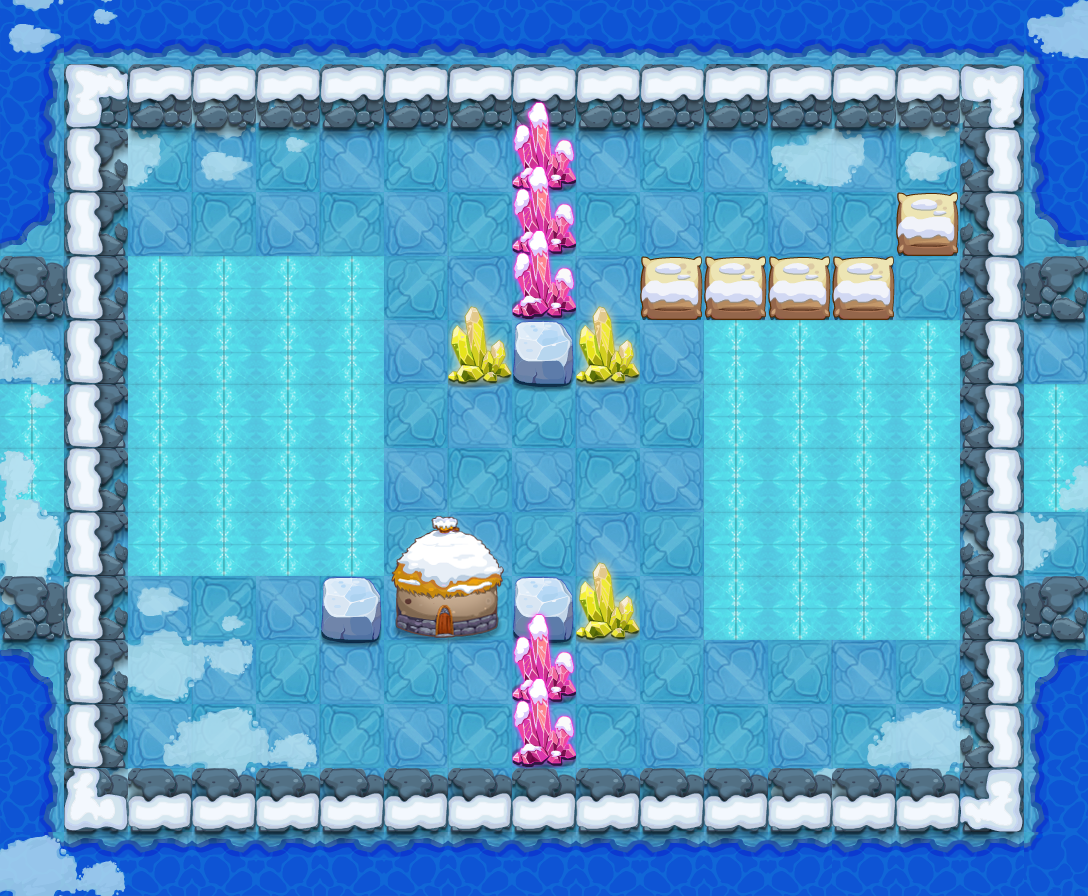

A 2D game scene composited from a Tiled map and its tileset images. What follows is a short description and the map's XML, with each tile layer's data collapsed to a summary:
An orthogonal 17x14 tile map with 64x64 px tiles, 14 tile layers (PASS, 块层 2, 块层 17, 块层 16, ...) and 10 objects (6x TRAP, 3x xebjx2, PLAYER).

<map version="1.0" orientation="orthogonal" width="17" height="14" tilewidth="64" tileheight="64">
 <properties>
  <property name="DESTRY1" value="96" />
  <property name="DESTRY2" value="98" />
  <property name="DESTRY3" value="219" />
  <property name="DESTRY4" value="119" />
  <property name="DESTRY_COUNT" value="4" />
  <property name="EXP" value="1325" />
  <property name="ITEM" value="D052" />
  <property name="LOSE_SCRIPT" value="" />
  <property name="MONEY" value="1988" />
  <property name="START_SCRIPT" value="" />
  <property name="WIN_SCRIPT" value="" />
 </properties>
 <tileset firstgid="1" name="jdbl2" tilewidth="64" tileheight="64">
  <image source="jdbl2-hd.png" width="1000" height="1000" />
 </tileset>
 <layer name="PASS" width="17" height="14">
  <data>[238 cells, 128 non-empty, 10 distinct tile ids]</data>
 </layer>
 <layer name="块层 2" width="17" height="14">
  <data>[238 cells, 145 non-empty, 13 distinct tile ids]</data>
 </layer>
 <layer name="块层 17" width="17" height="14">
  <data>[238 cells, 42 non-empty, 8 distinct tile ids]</data>
 </layer>
 <layer name="块层 16" width="17" height="14">
  <data>[238 cells, 69 non-empty, 6 distinct tile ids]</data>
 </layer>
 <layer name="块层 3" width="17" height="14">
  <data>[238 cells, 54 non-empty, 1 distinct tile ids]</data>
 </layer>
 <layer name="块层 4" width="17" height="14">
  <data>[238 cells, 50 non-empty, 2 distinct tile ids]</data>
 </layer>
 <layer name="块层 5" width="17" height="14">
  <data>[238 cells, 18 non-empty, 6 distinct tile ids]</data>
 </layer>
 <layer name="SHELTER 10" width="17" height="14">
  <data>[238 cells, 1 non-empty, 1 distinct tile ids]</data>
 </layer>
 <layer name="SHELTER 9" width="17" height="14">
  <data>[238 cells, 1 non-empty, 1 distinct tile ids]</data>
 </layer>
 <layer name="SHELTER 8" width="17" height="14">
  <data>[238 cells, 3 non-empty, 3 distinct tile ids]</data>
 </layer>
 <layer name="SHELTER 4" width="17" height="14">
  <data>[238 cells, 2 non-empty, 1 distinct tile ids]</data>
 </layer>
 <layer name="SHELTER 3" width="17" height="14">
  <data>[238 cells, 1 non-empty, 1 distinct tile ids]</data>
 </layer>
 <layer name="SHELTER 2" width="17" height="14">
  <data>[238 cells, 1 non-empty, 1 distinct tile ids]</data>
 </layer>
 <layer name="SHELTER 1" width="17" height="14">
  <data>[238 cells, 1 non-empty, 1 distinct tile ids]</data>
 </layer>
 <objectgroup name="对象层 1" width="34" height="28">
  <object name="PLAYER" type="PLAYER" x="128" y="128" width="64" height="64" />
  <object name="xebjx2" x="256" y="640" width="64" height="64">
   <properties>
    <property name="buff_type" value="ice_shell" />
    <property name="lua_ai" value="monster_xebjx_ai" />
    <property name="quality" value="xebjx2.quality" />
   </properties>
  </object>
  <object name="xebjx2" x="512" y="448" width="64" height="64">
   <properties>
    <property name="buff_type" value="ice_shell" />
    <property name="lua_ai" value="monster_xebjx_ai" />
    <property name="quality" value="xebjx2.quality" />
   </properties>
  </object>
  <object name="xebjx2" x="704" y="128" width="64" height="64">
   <properties>
    <property name="buff_type" value="ice_shell" />
    <property name="lua_ai" value="monster_xebjx_ai" />
    <property name="quality" value="xebjx2.quality" />
   </properties>
  </object>
  <object name="ice_road" type="TRAP" x="128" y="256" width="256" height="320">
   <properties>
    <property name="lua_ai" value="ice_road_ai" />
   </properties>
  </object>
  <object name="ice_road" type="TRAP" x="704" y="320" width="256" height="320">
   <properties>
    <property name="lua_ai" value="ice_road_ai" />
   </properties>
  </object>
  <object name="staff_driger_control" type="TRAP" x="0" y="832" width="64" height="64">
   <properties>
    <property name="trap_delay" value="10" />
    <property name="trap_id" value="0" />
    <property name="trap_script" value="trap(&quot;staff_driger&quot;):setOpened(true);" />
    <property name="trap_start_mode" value="2" />
    <property name="trap_state" value="open" />
   </properties>
  </object>
  <object name="staff_driger" type="TRAP" x="576" y="640" width="64" height="64">
   <properties>
    <property name="trap_ani" value="driger.actor" />
    <property name="trap_floor" value="true" />
    <property name="trap_id" value="0" />
    <property name="trap_script" value="target(&quot;PLAYER&quot;):setCurrentUseSkill(  make_fire_staff_skill()  );target(&quot;PLAYER&quot;):setEffectAnimateName(&quot;find_player.ani&quot;);trap(&quot;staff_driger&quot;):setOpened(false)" />
    <property name="trap_start_mode" value="0" />
    <property name="trap_state" value="open" />
   </properties>
  </object>
  <object name="zi_dan_down1" type="TRAP" x="384" y="128" width="64" height="64">
   <properties>
    <property name="trap_ani" value="fire_cat_down.actor" />
    <property name="trap_delay" value="2" />
    <property name="trap_id" value="0" />
    <property name="trap_script" value="trap(&quot;zi_dan_down1&quot;):setAtkPower(target(&quot;PLAYER&quot;):getHP()*0.1);trap(&quot;zi_dan_down1&quot;):turnDown(); trap(&quot;zi_dan_down1&quot;):getAI():getActions():addObject( AIUseSkill:create(   SkillLua:create(&quot;skill_0001&quot;)  )  );" />
    <property name="trap_start_mode" value="2" />
    <property name="trap_state" value="open" />
   </properties>
  </object>
  <object name="zi_dan_up1" type="TRAP" x="640" y="704" width="64" height="64">
   <properties>
    <property name="trap_ani" value="fire_cat_up.actor" />
    <property name="trap_delay" value="2" />
    <property name="trap_id" value="0" />
    <property name="trap_script" value="trap(&quot;zi_dan_up1&quot;):setAtkPower(target(&quot;PLAYER&quot;):getHP()*0.1);trap(&quot;zi_dan_up1&quot;):turnUp(); trap(&quot;zi_dan_up1&quot;):getAI():getActions():addObject( AIUseSkill:create(   SkillLua:create(&quot;skill_0001&quot;)  )  );" />
    <property name="trap_start_mode" value="2" />
    <property name="trap_state" value="open" />
   </properties>
  </object>
 </objectgroup>
</map>
